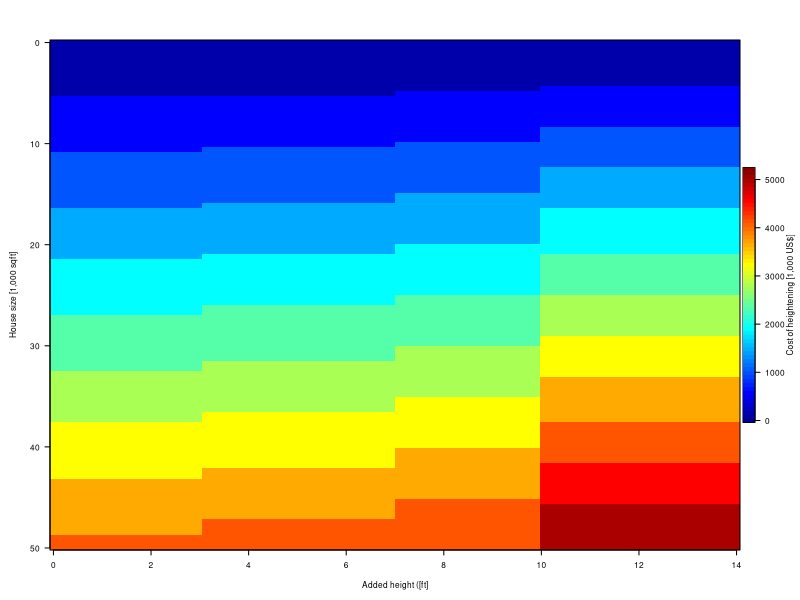
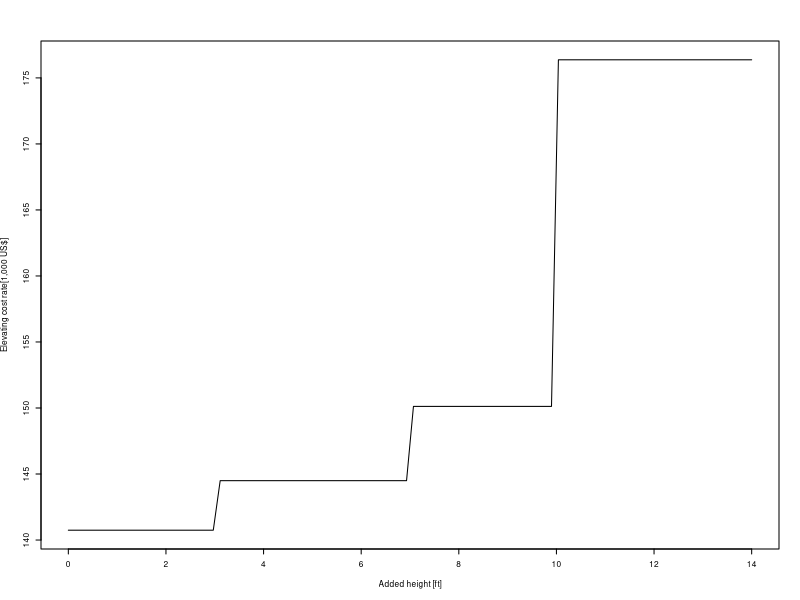

Reproduce these figures in R, in order.
# This script is written by Mahkameh Zarekarizi, mxz414@psu.edu
# The goal is to plot the cost of elevating a house with regards to 
# House size and the added elevation

# The function for calculating the cost of levating a house!
Rising_Cost <- function(sqft,delta_h){
  # Calculate cost of elevating according to CLARA 
  # 82.5/sqft (3 to 7)
  # 86.25/sqft (7 to 10)
  # 103.75/sqft (10 to 14)
  Base_cost= 10000 + 300 + 470 + 4300 + 2175 + 3500
  #Base_cost= 0
  
  if(delta_h>=3 && delta_h<7){
    rate=82.5
  }else if(delta_h>=7 && delta_h<10){
    rate=86.25
  }else if(delta_h>=10 && delta_h<=14){
    rate=103.75
  }else if(delta_h<3){
    rate=80 # i made that up for now
  }else{     
    rate=NA
    print('Sorry, your Delta_H is not in the acceptable range')
  }
  rise_cost=Base_cost+rate*sqft
  if(delta_h==0){rise_cost=0}
  
  return(rise_cost)
} # end of function

# Create a vector of possible house size values 
sqft_seq=seq(50,50000,length.out=100)

# create a vector of plausible added elevatuion values
delta_seq=seq(0.00000001,14,length.out=100)

# Calculate the cost of elevating a house 
rise_cost=matrix(NA,length(sqft_seq),length(delta_seq))

for(i in 1:length(sqft_seq)){
  for(j in 1:length(delta_seq)){
    rise_cost[i,j]=Rising_Cost(sqft_seq[i],delta_seq[j])  
}}

# 2D plot of elevating cost!
pdf("Figures/Cost_of_elevating_map.pdf", width =3.94, height =2.43)
par(mar=c(5,5,4,6),cex=0.5) 

library(matlab)
imagesc(delta_seq,sqft_seq/1000,rise_cost,xlab="Added height ([ft]",ylab=expression("House size [1,000 sqft]"))

library(fields)
image.plot(x=2,y=30,legend.only=T, zlim=range(0,max(rise_cost)/1000),legend.mar =3,legend.lab="Cost of heightening [1,000 US$]",legend.line = 3,legend.cex=0.5,legend.shrink = 0.5,legend.width = 0.8)

dev.off()


## simple plot of raising cost!
rise_cost_rate=rep(NA,length(delta_seq))
for(j in 1:length(delta_seq)){
  rise_cost_rate[j]=Rising_Cost(1500,delta_seq[j])  
}
pdf("Figures/Cost_of_elevating.pdf", width =3.94, height =2.43)
par(cex=0.5) 
plot(delta_seq,rise_cost_rate/1000,type="l",xlab="Added height [ft]",ylab=expression("Elevating cost rate[1,000 US$]"))
dev.off()


# The end 
